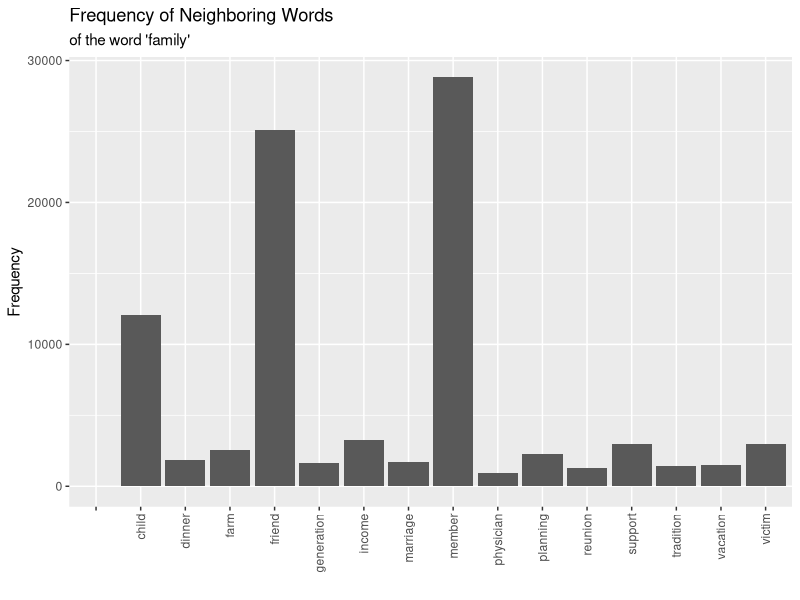

Source code (R):
library(tidyverse)

dtm <- read.csv("data_for_project.csv")

ggplot(dtm, aes(x=X,y=Family.Collocates)) +
  geom_col() +
  labs(title="Frequency of Neighboring Words", subtitle="of the word 'family'", y="Frequency", x="") +
  theme(axis.text.x = element_text(angle=90, vjust=.5, hjust=1))
